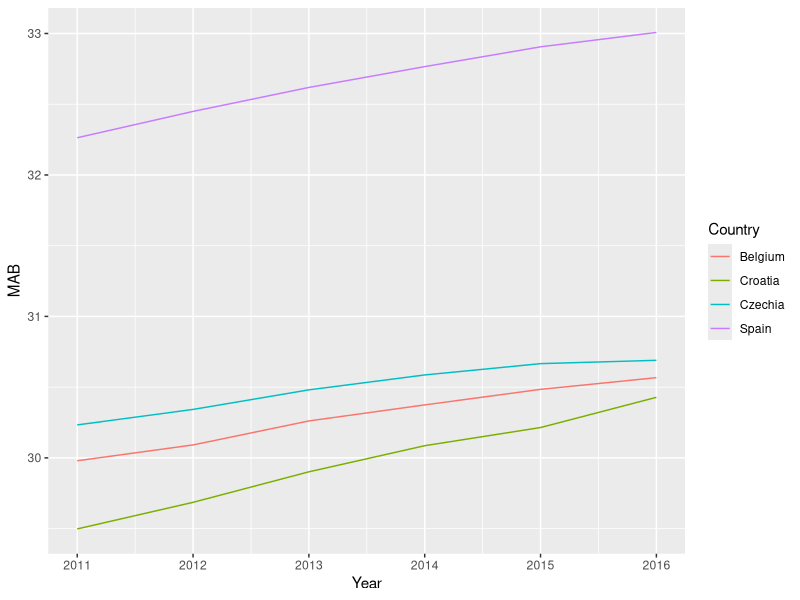
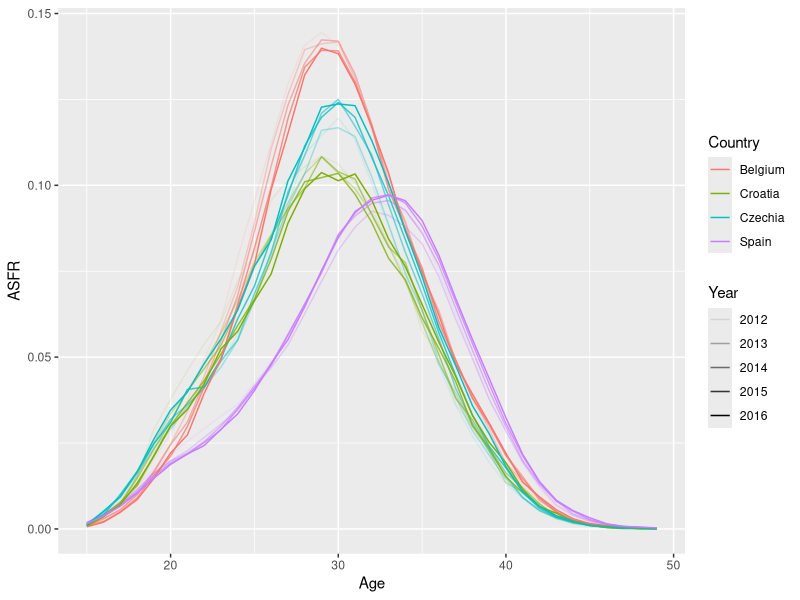
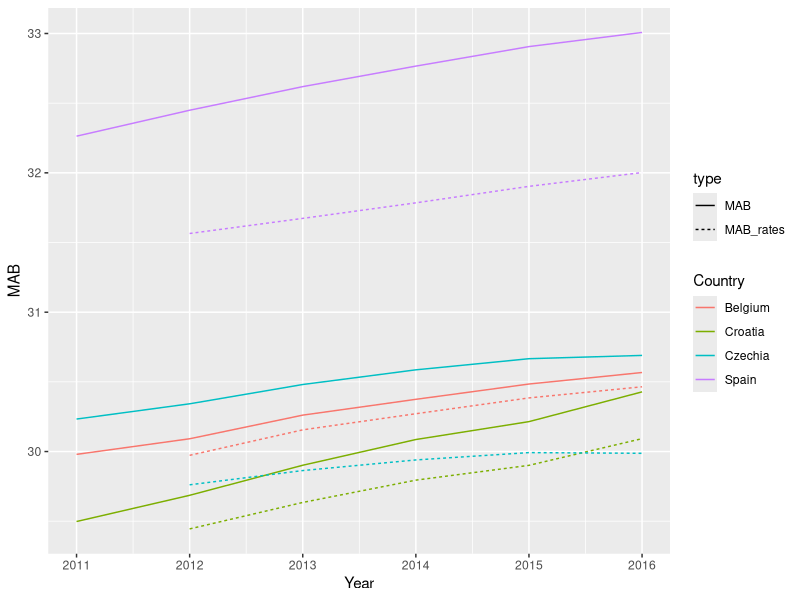

Generate these figures, in order, with R:
## ---- chunk 1
knitr::opts_chunk$set(echo = TRUE)
## ---- chunk 2
library(tidyverse)
library(readxl)
# ?read_excel
Wide <- read_excel(
           path = "Data/demo_fasec.xlsx",
           range = "A10:H158")
glimpse(Wide)
## ---- chunk 3
Long <- pivot_longer(
          data = Wide, 
          cols = `2011`:`2016`,
          names_to = "TIME",
          values_to = "Births")

glimpse(Long)
## ---- chunk 4
Long <- select(
  .data = Long,
  Country = `GEO/TIME`,
  Age = AGE,
  Year = TIME,
  Births 
)
head(Long)
## ---- chunk 5
Long <- 
  read_excel(
    path = "Data/demo_fasec.xlsx",
    range = "A10:H158") %>% 
  pivot_longer(
    cols = `2011`:`2016`,
    names_to = "Year",
    values_to = "Births") %>% 
  select(
     Country = `GEO/TIME`,
     Year,
     Age = AGE,
     Births)
## ---- chunk 6
Long <- 
  # first read in from Excel
  read_excel(
    path = "Data/demo_fasec.xlsx",
    range = "A10:H158") %>% 
  # stack years
  pivot_longer(
    cols = `2011`:`2016`,
    names_to = "Year",
    values_to = "Births") %>% 
  # pick out the columns
  select(
     Country = `GEO/TIME`,
     Year,
     Age = AGE,
     Births)
## ---- chunk 7
# same thing using tidy:
Long %>% 
  pull(Age) %>% # pull() extracts column as vector
  unique()
## ---- chunk 8
1:5 == 5
## ---- chunk 9
abcde <- c("a","b","c","d","e")
abcde[1:5 == 5]
## ---- chunk 10
c("a","d","k") %in% abcde
## ---- chunk 11
Long2 <-
  Long %>% 
  # add group metadata
  group_by(Country, Year) %>% 
  # raise Total count to column for element-wise rescale
  mutate(TOT = Births[Age == "Total"]) %>% 
  # throw out Total and Unknown ages
  filter(! Age %in% c("Total", "Unknown")) %>% 
  # rescale proportions known to stated total
  mutate(Births = Births / sum(Births) * TOT) %>% 
  # groups no longer needed, let's remove them:
  ungroup()
## ---- chunk 12
Long2 %>% 
  mutate(Age = gsub(Age,
                    pattern = " years", 
                    replacement = ""),
         Age = as.integer(Age))
## ---- chunk 13
Long2 %>% 
  mutate(Age = parse_number(Age))
## ---- chunk 14
Long2 %>% 
  mutate(Age = Age %>%  
                gsub(
                  pattern = " years", 
                  replacement = "") %>% 
               as.integer())
## ---- chunk 15
Births <- 
  # first read in from Excel
  read_excel(
    path = "Data/demo_fasec.xlsx",
    range = "A10:H158") %>% 
  # stack years
  pivot_longer(
    cols = `2011`:`2016`,
    names_to = "Year",
    values_to = "Births") %>% 
  # pick out the columns
  select(
     Country = `GEO/TIME`,
     Year,
     Age = AGE,
     Births) %>% 
  # add group metadata
  group_by(Country, Year) %>% 
  # raise Total count to column for element-wise rescale
  mutate(TOT = Births[Age == "Total"]) %>% 
  # throw out Total and Unknown ages
  filter(! Age %in% c("Total", "Unknown")) %>% 
  # rescale proportions known to stated total
  mutate(Births = Births / sum(Births) * TOT) %>% 
  # groups no longer needed, let's remove them:
  ungroup() %>% 
  # clean up Age
  mutate(Age = Age %>%  
                gsub(
                  pattern = " years", 
                  replacement = "") %>% 
                as.integer(),
         Year = as.integer(Year)) %>% 
  # sort rows
  arrange(Country, Year, Age) %>% 
  # remove TOT column, no longer needed
  select(-TOT)

# have a look
glimpse(Births)
## ---- chunk 16
a <- 1:10
a %% 2
a %% 5
## ---- chunk 17
Age <- 0:20
Age - Age %% 5
## ---- chunk 18
Births %>% 
  mutate(Age = Age - Age %% 5) %>% 
  group_by(Country, Year, Age) %>% 
  summarize(Births = sum(Births),
            .groups = "drop")
## ---- chunk 19
Births %>% 
  summarize(Births = sum(Births))
## ---- chunk 20
Births %>% 
  group_by(Country, Year) %>% 
  summarize(Births = sum(Births),
            .groups = "drop")
## ---- chunk 21
Births %>% 
  mutate(Country_Group = case_when(Country == "Czechia" ~ "A",
                                   Country == "Spain" ~ "A",
                                   Country == "Belgium" ~ "B",
                                   Country == "Croatia" ~ "B")) %>% 
  group_by(Country_Group, Year) %>% 
  summarize(Births = sum(Births),
            .groups = "drop")
## ---- chunk 22
a <- 1:17
case_when(a %% 6 == 0 ~ a / 2 + 1,
          a %% 3 == 0 ~ a * 2,
          a %% 2 == 1 ~ a + 1,
          a %% 2 == 0 ~ a + 2)
## ---- chunk 23
case_when(a %% 3 == 0 ~ a * 2,
          a %% 6 == 0 ~ a / 2 + 1,
          a %% 2 == 1 ~ a + 1,
          a %% 2 == 0 ~ a + 2)
## ---- chunk 24
MAB <-
  Births %>% 
  mutate(Age = Age + .5) %>% 
  group_by(Country, Year) %>% 
  summarize(MAB = sum(Births * Age) / sum(Births),
            .groups = "drop") 
glimpse(MAB)
## ---- chunk 25
MAB %>% 
  ggplot(aes(x = Year, 
             y = MAB, 
             group = Country, 
             color = Country)) +
  geom_line()
## ---- chunk 26
Pop <- read_excel("Data/demo_pjan.xlsx",
           range = "A10:CZ510",
           na = ":")
dim(Pop)
## ---- chunk 27
# check first and last age classes
# colnames(Pop)
Pop <- 
  Pop %>% 
  pivot_longer(`Less than 1 year`:`Unknown`,
               names_to = "AGE",
               values_to = "Population") %>% 
  rename(Country = `GEO/AGE`) %>% 
  # is.na() gives TRUE if a value is NA, FALSE otherwise,
  # ! negates this, so we keep all rows that are not NA
  filter(!is.na(Population))

glimpse(Pop)
## ---- chunk 28
Pop %>% 
  pull(AGE) %>% 
  unique()
## ---- chunk 29
a <- c("10 years","11 years")
# standard
a %>% gsub(pattern = " years", replacement = "") %>% as.integer()
# terse regular expression
a %>% gsub(pattern = "([0-9]+).*$", replacement = "\\1") %>% as.integer()
# or a handy helper function from the readr package:
parse_number(a)
## ---- chunk 30
Pop <- # overwrite the same object here
  Pop %>% 
  mutate(Age = case_when(
    AGE == "Less than 1 year" ~ 0,
    AGE == "Open-ended age class" ~ 100,
    AGE == "Unknown" ~ NA_real_,
    TRUE ~ parse_number(AGE)
  ),
  Year = as.integer(TIME)) %>% 
  select(-TIME, -AGE)
## ---- chunk 31
Pop <-
  Pop %>% 
  # declare groups
  group_by(Country, Year) %>% 
  # 1. move Unknown age up to column
  # 2. replace NAs w 0s in the new UNK column
  mutate(UNK = Population[is.na(Age)],
         UNK = if_else(is.na(UNK), 0, UNK)) %>%  
  # remove rows with Unknown age
  filter(!is.na(Age)) %>% 
  # do the redistribution
  mutate(Population = Population + Population / sum(Population) * UNK) %>% 
  # remove groups
  ungroup() %>% 
  # remove column no longer needed
  select(-UNK) 
## ---- chunk 32
x <- tibble(A = c("a", "b", "c"),
            B = c("t", "u", "v"),
            C = 1:3)
y <- tibble(A = c("a","b","d"),
            B = c("t","u","w"),
            D = 3:1)
x
y
## ---- chunk 33
left_join(x,y)
## ---- chunk 34
right_join(x,y)
## ---- chunk 35
inner_join(x,y)
## ---- chunk 36
full_join(x,y)
## ---- chunk 37
Exp <- Pop %>% 
  # jan 1 of this year = dec 31 of last year
  mutate(Year = Year - 1) %>% 
  # back-dated, this becomes P2 of the previous year
  rename(P2 = Population) %>% 
  # Join together where Year overlaps
  inner_join(Pop, by = c("Country", "Year", "Age")) %>% 
  rename(P1 = Population) %>% 
  # Exposure calc averaging within-age
  mutate(Exposure = (P1 + P2) / 2) %>% 
  # sort
  arrange(Country, Year, Age)
## ---- chunk 38
a <- 1:10
lead(a)
lag(a)
# mimics our objective calculation:
(a + lead(a)) / 2
## ---- chunk 39
Pop %>% 
  arrange(Country, Age, Year) %>% 
  group_by(Country, Age) %>% 
  mutate(Exposure = (Population + lead(Population)) / 2) %>% 
  ungroup() %>% 
  filter(!is.na(Exposure)) %>% 
  arrange(Country, Year, Age)
## ---- chunk 40
Pop <- read_excel("Data/demo_pjan.xlsx",
           # cell range from visual inspection
           range = "A10:CZ510",
           # NA character also from visual inspection
           na = ":") %>% 
  # stack ages
  pivot_longer(`Less than 1 year`:`Unknown`,
               names_to = "Age",
               values_to = "Population") %>% 
  filter(!is.na(Population)) %>% 
  rename(Country = `GEO/AGE`) %>% 
  # recode age
  mutate(Age = case_when(
    Age == "Less than 1 year" ~ 0,
    Age == "Open-ended age class" ~ 100,
    Age == "Unknown" ~ NA_real_,
    TRUE ~ parse_number(Age)
  ),
  Year = as.integer(TIME)) %>% 
  select(-TIME) %>% 
  # Begin redistribution of pop with unknown age
  group_by(Country, Year) %>% 
  mutate(UNK = Population[is.na(Age)],
         # Not each Country / Year has an Unknown age category
         UNK = ifelse(is.na(UNK), 0, UNK)) %>%  
  filter(!is.na(Age)) %>% 
  # The redistribution (only affects some subsets)
  mutate(Population = Population + Population / sum(Population, na.rm = TRUE) * UNK) %>% 
  select(-UNK) %>% 
  ungroup() %>% 
  # set up moving avg version of exposure calcs
  arrange(Country, Age, Year) %>% 
  # time-series within age and country
  group_by(Country, Age) %>% 
  mutate(Exposure = (Population + lead(Population)) / 2) %>% 
  ungroup() %>% 
  filter(!is.na(Exposure)) %>% 
  arrange(Country, Year, Age)
## ---- chunk 41
Dat <-
  Births %>% 
  inner_join(Pop, by = c("Country", "Year","Age")) 
## ---- chunk 42
Dat <-
  Dat %>% 
  mutate(ASFR = Births / Exposure)
## ---- chunk 43
Dat %>% 
  ggplot(aes(x = Age, 
             y = ASFR, 
             group = interaction(Country, Year),
             color = Country,
             alpha = Year)) +
  geom_line()
## ---- chunk 44
Dat %>% 
  group_by(Country, Year) %>% 
  summarize(TFR = sum(ASFR), 
            .groups = "drop") %>% 
  pivot_wider(names_from = Country, values_from = TFR)
## ---- chunk 45
Dat %>% 
  # age midpoint
  mutate(Age = Age + .5) %>% 
  # independent groups
  group_by(Country, Year) %>% 
  # weighted mean for MAB
  summarize(MAB_rates = sum(ASFR * Age) / sum(ASFR),
            .groups = "drop") %>% 
  # join to previous estimate. We do full
  # because year range different, but we can plot everything
  full_join(MAB, by = c("Country","Year")) %>% 
  # stack so we can plot together easier, mapping MAB types to `linetype` 
  pivot_longer(c(MAB_rates,MAB), 
               names_to = "type", 
               values_to = "MAB") %>% 
  # remove NAs from asfr-weighted MAB (no 2011 info)
  filter(!is.na(MAB)) %>% 
  ggplot(aes(x = Year, 
             y = MAB, 
             linetype = type, 
             color = Country, 
             group = interaction(Country,type))) +
  geom_line()
